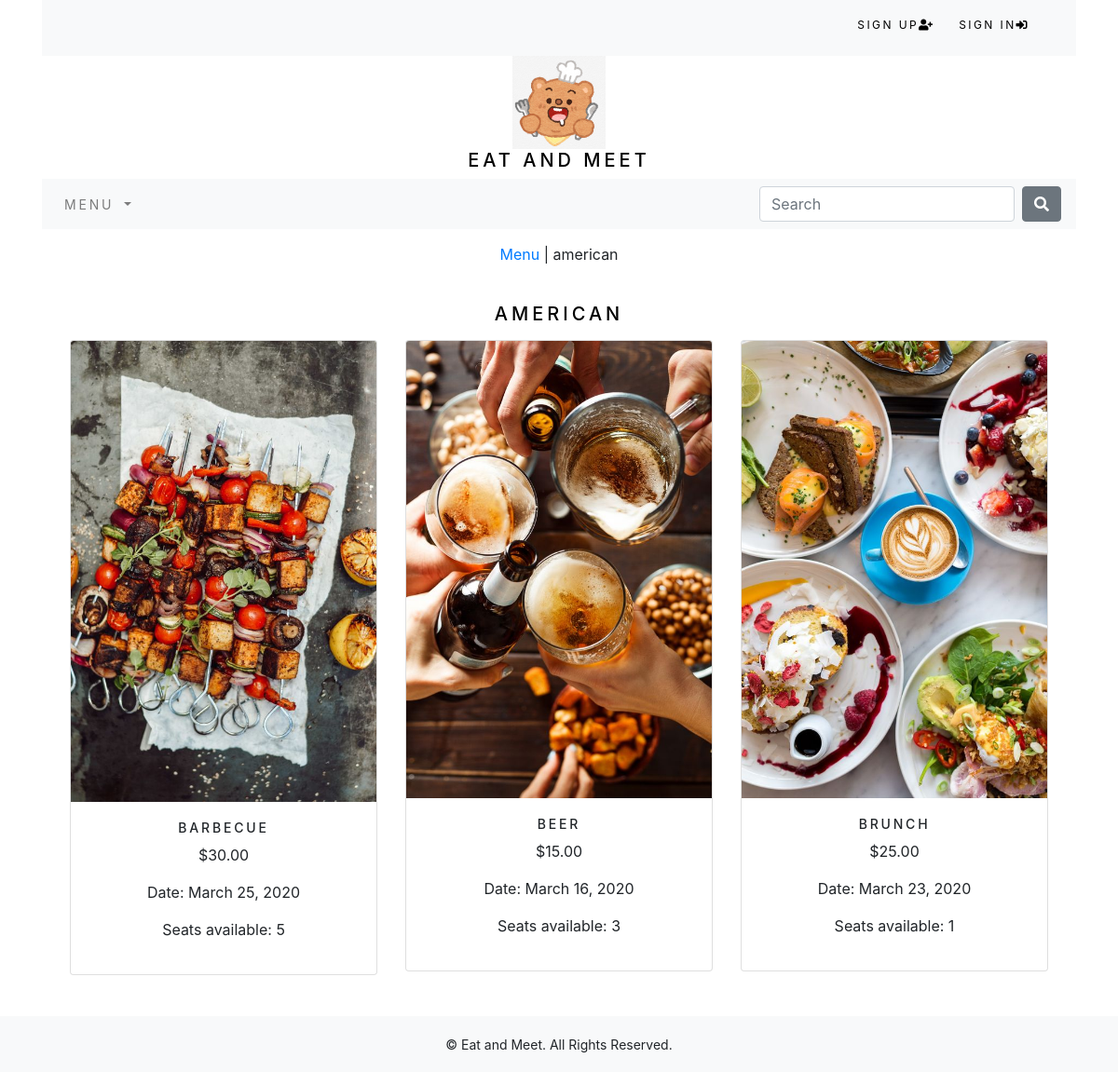
/menu/american/, run on the app's committed database.
### menu/models.py (models this page shows, shortened)
class Category(models.Model):
	name = models.CharField(max_length=250, unique=True)
	slug = models.SlugField(max_length=250, unique=True)
	description = models.TextField(blank=True)
	image = models.ImageField(upload_to='category', blank=True)
	class Meta:
		ordering = ('name',)
		verbose_name = 'category'
		verbose_name_plural = 'categories'
	def get_url(self):
		return reverse('menu:products_by_category', args=[self.slug])

class Product(models.Model):
	name = models.CharField(max_length=250, unique=True)
	slug = models.SlugField(max_length=250, unique=True)
	description = models.TextField(blank=True)
	category = models.ForeignKey(Category, on_delete=models.CASCADE) #if a product is deleted, any references at the category model of that product will be deleted
	price = models.DecimalField(max_digits=10, decimal_places=2)
	image = models.ImageField(upload_to='product', blank=True)
	guest = models.DecimalField(max_digits=5, decimal_places=0)
	available = models.BooleanField(default=True)
	date = models.DateField(default=date.today)
	created = models.DateTimeField(auto_now_add=True) #add by default when a product is created
	updated = models.DateTimeField(auto_now=True)
	class Meta:
		ordering = ('name',)
		verbose_name = 'product'
		verbose_name_plural = 'products'
	def get_url(self):
		return reverse('menu:ProdCatDetail', args=[self.category.slug, self.slug])

### menu/views.py (the view)
# urls.py: path('', views.allProdCat, name='allProdCat'),
def allProdCat(request, c_slug=None):
	c_page = None
	products_list = None
	if c_slug!=None:
		c_page = get_object_or_404(Category,slug=c_slug)
		products_list = Product.objects.filter(category=c_page,available=True)
	else:
		products_list = Product.objects.all().filter(available=True)
	'''Paginator code'''
	paginator = Paginator(products_list, 6)
	try:
		page=int(request.GET.get('page', '1'))
	except:
		page = 1
	try:
		products = paginator.page(page)
	except(EmptyPage, InvalidPage):
		products = paginator.get_page(paginator.num_pages)
	return render(request,'menu/category.html',{'category':c_page,'products':products})

### event/context_processors.py (called while the page is built)
def counter(request):
	item_count = 0
	if 'admin' in request.path:
		return {}
	else:
		try:
			event = Event.objects.filter(event_id=_event_id(request))
			event_items = EventItem.objects.all().filter(event=event[:1])
			for event_item in event_items:
				item_count += event_item.quantity
		except Cart.DoesNotExist:
			item_count = 0
	return dict(item_count = item_count)

### event/views.py (called while the page is built)
def _event_id(request):
	event = request.session.session_key
	if not event:
		event = request.session.create()
	return event

### menu/context_processors.py (called while the page is built)
def menu_links(request):
	links = Category.objects.all()
	return dict(links=links)

### menu/templates/menu/category.html (shortened to what this page needs)
{% extends "base.html"%}
{% load static %}
{% block content %}
	{% if category%}
		<div class="row my_row_class">
			<div class="mx-auto">
				<p><a href="{% url 'menu:allProdCat' %}">Menu</a> | {{category.name}}</p>
			</div>
		</div>
	{% endif %}
	{% if category %}
	<br>
	<div>
		<h1 class="text-center my_title">{{category.name}}</h1>
	</div>
	{% else %}
		<img class="my_image my_image_padding" src="{% static 'img/banner.jpg' %}" alt="Eat and meet">
	<br>
	<br>
	<br>
	{% endif %}
	<div class="container">
		<div class="row mx-auto">
			{% for product in products.object_list %}
			<div class="my_bottom_margin col-9 col-sm-12 col-md-4 col-md-12 col-lg-4">
				<div class="card text-center" style="min-width: 8rem;">
					{% if product.image %}
					<a href="{{product.get_url}}"><img class="card-img-top" src="{{product.image.url}}" alt="{{product.name}}" ></a>
					{% endif %}
					<div class="card-body">
						<h4>{{product.name}}</h4>
						<p>${{product.price}}</p>
						<p>Date: {{product.date}}</p>
						<p>Seats available: {{product.guest}}</p>
					</div>
				</div>
			</div>
			{% endfor %}
		</div>
		<br>
	</div>
{% endblock%}

### static/css/custom.css (style rules this page uses)
body { font-family: 'Roboto',sans-serif; }
.my_row_class { padding-top: 15px; }
.my_title { font-size: 20px; text-transform: uppercase; letter-spacing: .2em; color: #000; }
.my_bottom_margin { margin-bottom: 20px; }
.card-body h4 { font-size: 14px; text-transform: uppercase; letter-spacing: .2em; }

### data on the page
Category: name "american", name "AMERICAN"
Product: image (picture), name "BARBECUE", price "30.00", date "March 25, 2020", guest "5"
Product: image (picture), name "BEER", price "15.00", date "March 16, 2020", guest "3"
Product: image (picture), name "BRUNCH", price "25.00", date "March 23, 2020", guest "1"
